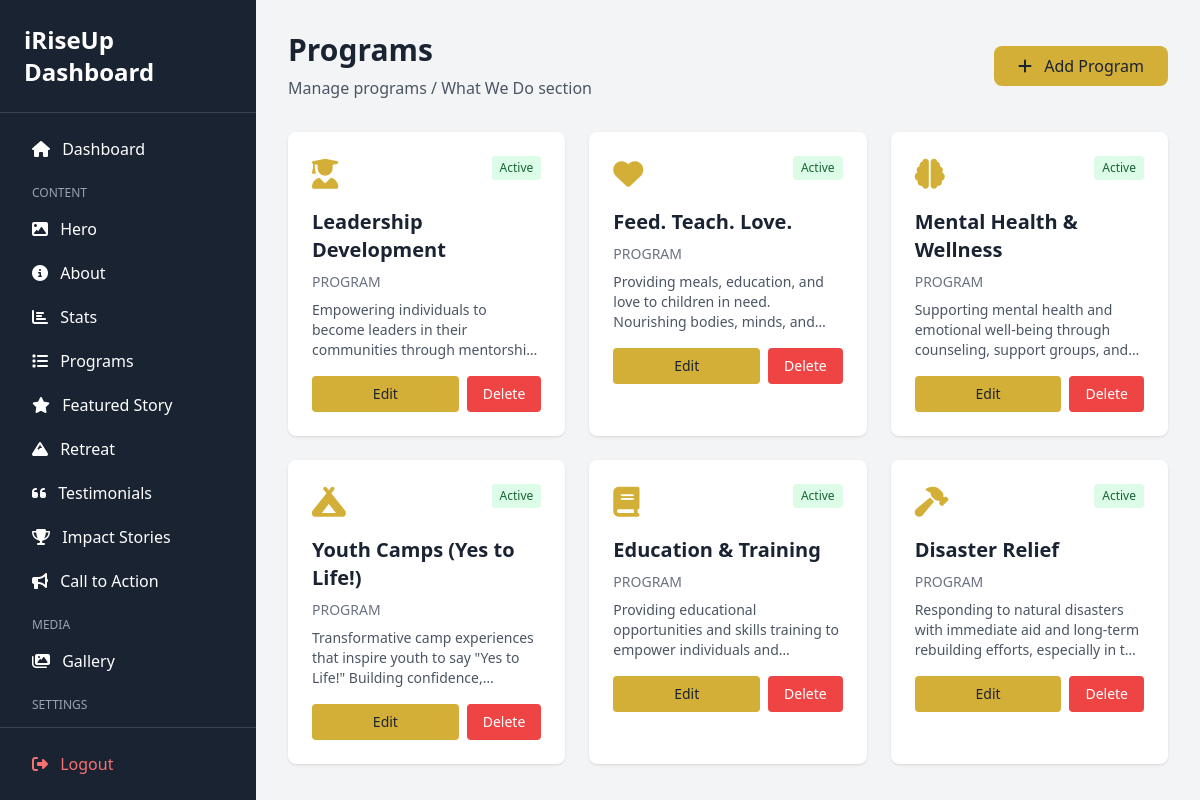
The page /dashboard/programs/ (signed in) on the database its author committed.
### myApp/models.py (models this page shows, shortened)
class Program(models.Model):
    label = models.CharField(max_length=100, blank=True)
    title = models.CharField(max_length=200)
    description = models.TextField(blank=True)
    icon = models.CharField(max_length=100, blank=True)  # FontAwesome icon class
    learn_more_url = models.CharField(max_length=200, blank=True)
    sort_order = models.IntegerField(default=0)
    is_active = models.BooleanField(default=True)
    content = JSONField(default=dict, blank=True)
    created_at = models.DateTimeField(auto_now_add=True)
    updated_at = models.DateTimeField(auto_now=True)
    class Meta:
        ordering = ['sort_order']

### myApp/dashboard_views.py (the view)
# urls.py: path('programs/', dashboard_views.programs_list, name='programs_list'),
@login_required
def programs_list(request):
    programs = Program.objects.all()
    return render(request, 'dashboard/programs_list.html', {'programs': programs})

### myApp/templates/dashboard/programs_list.html (shortened to what this page needs)
{% extends 'dashboard/base.html' %}
{% block content %}
<div class="mb-8 flex justify-between items-center">
    <div>
        <h1 class="text-3xl font-bold text-navy mb-2">Programs</h1>
        <p class="text-gray-600">Manage programs / What We Do section</p>
    </div>
    <a href="{% url 'dashboard:program_edit' %}" class="bg-gold text-navy px-6 py-2 rounded-lg hover:bg-amber">
        <i class="fas fa-plus mr-2"></i> Add Program
    </a>
</div>
<div class="grid grid-cols-1 md:grid-cols-2 lg:grid-cols-3 gap-6">
    {% for program in programs %}
    <div class="bg-white rounded-lg shadow p-6">
        <div class="flex items-start justify-between mb-4">
            {% if program.icon %}
            <i class="{{ program.icon }} text-3xl text-gold"></i>
            {% endif %}
            {% if program.is_active %}
            <span class="px-2 py-1 bg-green-100 text-green-800 rounded text-xs">Active</span>
            {% else %}
            <span class="px-2 py-1 bg-gray-100 text-gray-800 rounded text-xs">Inactive</span>
            {% endif %}
        </div>
        <h3 class="text-xl font-bold text-navy mb-2">{{ program.title }}</h3>
        {% if program.label %}
        <p class="text-sm text-gray-500 mb-2">{{ program.label }}</p>
        {% endif %}
        <p class="text-gray-600 text-sm mb-4 line-clamp-3">{{ program.description|truncatewords:20 }}</p>
        <div class="flex gap-2">
            <a href="{% url 'dashboard:program_edit' program.id %}" class="flex-1 bg-gold text-navy px-4 py-2 rounded text-center hover:bg-amber text-sm">
                Edit
            </a>
            <form method="post" action="{% url 'dashboard:program_delete' program.id %}" class="inline" onsubmit="return confirm('Delete this program?');">
                <button type="submit" class="bg-red-500 text-white px-4 py-2 rounded hover:bg-red-600 text-sm">
                    Delete
                </button>
            </form>
        </div>
    </div>
    {% empty %}
    <div class="col-span-full text-center py-12 text-gray-500">
        <i class="fas fa-list text-6xl mb-4"></i>
        <p>No programs found. <a href="{% url 'dashboard:program_edit' %}" class="text-blue-600">Add one</a></p>
    </div>
    {% endfor %}
</div>
{% endblock %}

### rows shown on the page
Program: is_active "Active", title "Leadership Development", label "PROGRAM", description "Empowering individuals to become leaders in their communities through…"
Program: is_active "Active", title "Feed. Teach. Love.", label "PROGRAM", description "Providing meals, education, and love to children in need. Nourishing bodies, minds,…"
Program: is_active "Active", title "Mental Health & Wellness", label "PROGRAM", description "Supporting mental health and emotional well-being through counseling, support groups,…"
Program: is_active "Active", title "Youth Camps (Yes to Life!)", label "PROGRAM", description "Transformative camp experiences that inspire youth to say \"Yes to Life!\" Building…"
Program: is_active "Active", title "Education & Training", label "PROGRAM", description "Providing educational opportunities and skills training to empower individuals…"
Program: is_active "Active", title "Disaster Relief", label "PROGRAM", description "Responding to natural disasters with immediate aid and long-term rebuilding efforts, especially in…"
